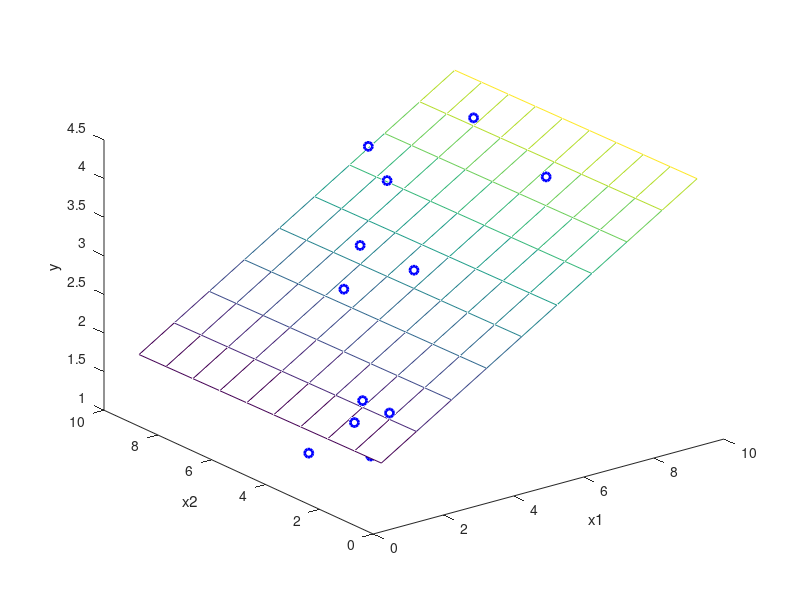

Write MATLAB code to recreate this figure.
function Q2_RLS_Study
clear
clc
%y = teta_0 + teta_.x1 + teta_2.x;

table = [1 2 2 2 3 3 4 5 5 5 6 7 8 8 9;
         2 5 3 2 4 5 6 5 6 7 8 6 4 9 8;
         2 1 2 2 1 3 2 3 4 3 4 2 4 3 4];

table_x1 = [1 2 2 2 3 3 4 5 5 5 6 7 8 8 9];  
table_x2 = [2 5 3 2 4 5 6 5 6 7 8 6 4 9 8];
table_y  = [2 1 2 2 1 3 2 3 4 3 4 2 4 3 4];


disp("a) Find the least square estimator");

% A. teta = y

A = [1 1 2;
     1 2 5;
     1 2 3;
     1 2 2;
     1 3 4;
     1 3 5;
     1 4 6;
     1 5 5;
     1 5 6;
     1 5 7;
     1 6 8;
     1 7 6;
     1 8 4;
     1 8 9;
     1 9 8];

y = transpose(table_y);
answer = (transpose(A)*A)^-1* transpose(A)*y

answer_line = answer(1) + answer(2)*table_x1 + answer(3)*table_x2;

figure (1);
plot3(table_x1,table_x2,y,'bo','linewidth',2);
hold on;

n=length(table_x1);
A=[ones(n,1) table_x1' table_x2'];
c=pinv(A)*y;
x1=linspace(1,10,10);
x2=linspace(1,10,10);
[x1,x2]=meshgrid(x1,x2);
y=c(1)+c(2)*x1+c(3)*x2;
mesh(x1,x2,y)

xlabel('x1');
ylabel('x2');
zlabel('y');
hold off;

end